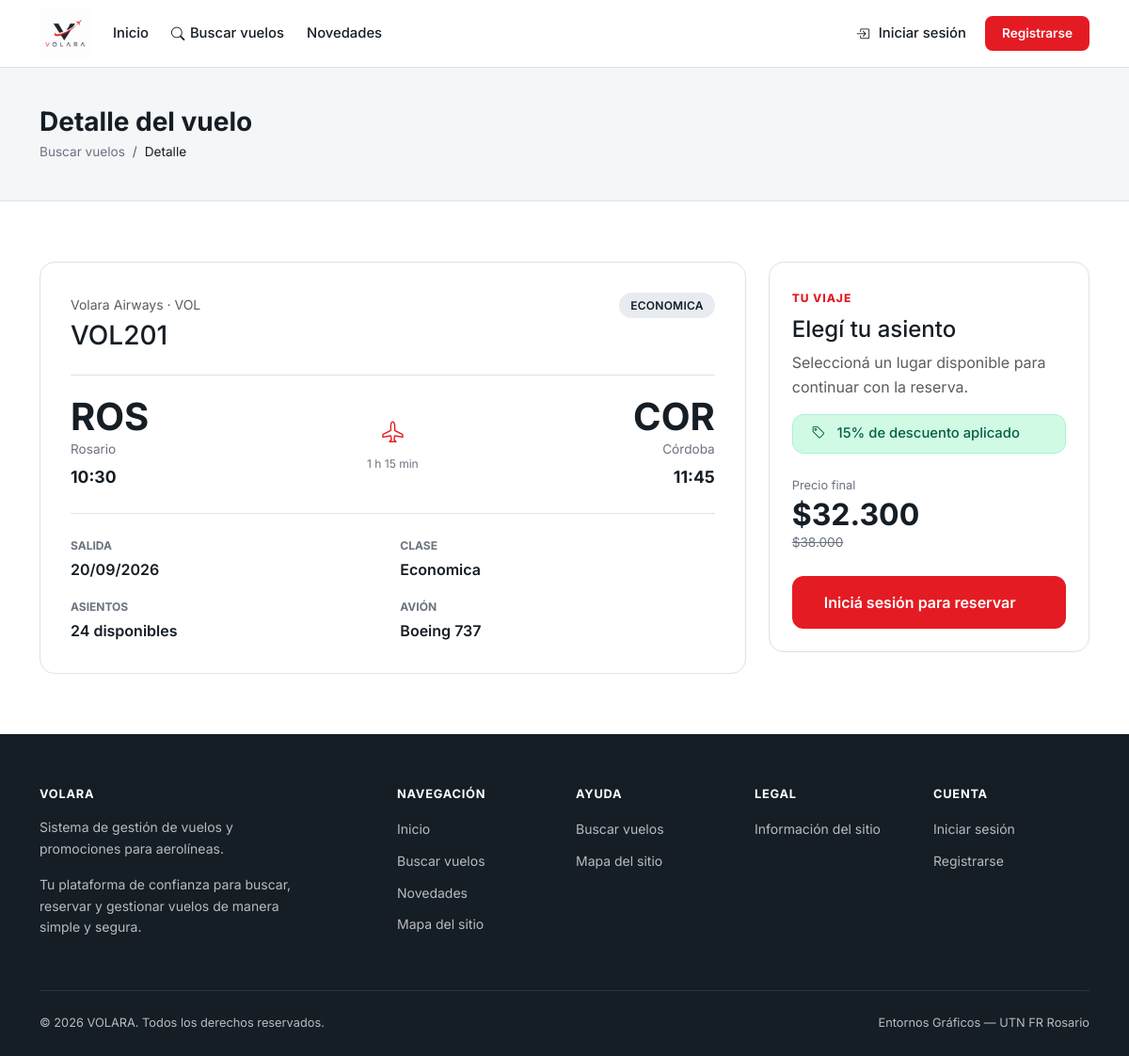
/pages/publico/detalle-vuelo.php?id=3, run on the app's committed database.
### tables this page shows
CREATE TABLE vuelos (
    id                  INT UNSIGNED AUTO_INCREMENT PRIMARY KEY,
    codigo              VARCHAR(15)  NOT NULL UNIQUE,
    aerolinea_id        INT UNSIGNED NOT NULL,
    origen              VARCHAR(80)  NOT NULL,
    origen_codigo       VARCHAR(5)   NOT NULL,
    destino             VARCHAR(80)  NOT NULL,
    destino_codigo      VARCHAR(5)   NOT NULL,
    fecha_salida        DATETIME     NOT NULL,
    fecha_llegada       DATETIME     NOT NULL,
    precio              DECIMAL(10,2) NOT NULL,
    asientos_total      INT UNSIGNED NOT NULL,
    asientos_disponibles INT UNSIGNED NOT NULL,
    clase               ENUM('economica','premium','business') NOT NULL DEFAULT 'economica',
    avion_modelo        VARCHAR(80)  DEFAULT NULL,
    avion_distancia     VARCHAR(50)  DEFAULT NULL,
    avion_velocidad     VARCHAR(50)  DEFAULT NULL,
    estado              ENUM('programado','cancelado','completado') NOT NULL DEFAULT 'programado',
    created_at          DATETIME     NOT NULL DEFAULT CURRENT_TIMESTAMP,
    updated_at          DATETIME     NOT NULL DEFAULT CURRENT_TIMESTAMP ON UPDATE CURRENT_TIMESTAMP,
    KEY idx_vuelo_busqueda (origen_codigo, destino_codigo, fecha_salida),
    KEY idx_vuelo_estado_fecha (estado, fecha_salida),
    KEY idx_vuelo_aerolinea_estado (aerolinea_id, estado),
    CONSTRAINT fk_vuelo_aerolinea FOREIGN KEY (aerolinea_id) REFERENCES aerolineas(id) ON DELETE CASCADE
);

CREATE TABLE aerolineas (
    id              INT UNSIGNED AUTO_INCREMENT PRIMARY KEY,
    codigo          VARCHAR(10)  NOT NULL UNIQUE,
    nombre          VARCHAR(120) NOT NULL,
    descripcion     TEXT         DEFAULT NULL,
    logo            VARCHAR(255) DEFAULT NULL,
    estado          ENUM('activa','inactiva') NOT NULL DEFAULT 'activa',
    created_at      DATETIME     NOT NULL DEFAULT CURRENT_TIMESTAMP,
    updated_at      DATETIME     NOT NULL DEFAULT CURRENT_TIMESTAMP ON UPDATE CURRENT_TIMESTAMP,
    KEY idx_aerolinea_estado (estado)
);

CREATE TABLE promociones (
    id                  INT UNSIGNED AUTO_INCREMENT PRIMARY KEY,
    aerolinea_id        INT UNSIGNED NOT NULL,
    titulo              VARCHAR(120) NOT NULL,
    descripcion         TEXT         DEFAULT NULL,
    descuento_porcentaje DECIMAL(5,2) NOT NULL,
    estado              ENUM('pendiente','aprobada','denegada','vigente','vencida') NOT NULL DEFAULT 'pendiente',
    fecha_inicio        DATE         DEFAULT NULL,
    fecha_fin           DATE         DEFAULT NULL,
    created_at          DATETIME     NOT NULL DEFAULT CURRENT_TIMESTAMP,
    updated_at          DATETIME     NOT NULL DEFAULT CURRENT_TIMESTAMP ON UPDATE CURRENT_TIMESTAMP,
    KEY idx_promo_aerolinea_estado (aerolinea_id, estado),
    KEY idx_promo_vigencia (estado, fecha_inicio, fecha_fin),
    CONSTRAINT fk_promo_aerolinea FOREIGN KEY (aerolinea_id) REFERENCES aerolineas(id) ON DELETE CASCADE
);

### includes/functions.php (called while the page is built, shortened)
<?php
function url(string $path = ''): string
{
    return rtrim(APP_URL, '/') . '/' . ltrim($path, '/');
}
function e(?string $value): string
{
    return htmlspecialchars($value ?? '', ENT_QUOTES, 'UTF-8');
}
function formatPrice(float $amount): string
{
    return '$' . number_format($amount, 0, ',', '.');
}
function formatDate(string $date, string $format = 'd/m/Y'): string
{
    return date($format, strtotime($date));
}
function formatTime(string $datetime): string
{
    return date('H:i', strtotime($datetime));
}
function flightDuration(string $departure, string $arrival): string
{
    $diff = strtotime($arrival) - strtotime($departure);
    $hours = floor($diff / 3600);
    $minutes = floor(($diff % 3600) / 60);
    return $hours . ' h ' . $minutes . ' min';
}
function badgeClass(string $estado): string
{
    $map = [
        'pendiente'       => 'badge-pending',
        'pendiente_pago'  => 'badge-pending',
        'aprobada'        => 'badge-approved',
        'vigente'         => 'badge-approved',
        'confirmada'      => 'badge-confirmed',
        'activa'          => 'badge-confirmed',
        'programado'      => 'badge-confirmed',
        'denegada'        => 'badge-denied',
        'cancelada'       => 'badge-cancelled',
        'cancelado'       => 'badge-cancelled',
        'inactiva'        => 'badge-cancelled',
        'vencida'         => 'badge-cancelled',
        'completado'      => 'badge-neutral',
    ];
    return $map[$estado] ?? 'badge-neutral';
}
function estadoLabel(string $estado): string
{
    $map = [
        'pendiente'       => 'Pendiente',
        'pendiente_pago'  => 'Pendiente de pago',
        'aprobada'        => 'Aprobada',
        'vigente'         => 'Vigente',
        'confirmada'      => 'Confirmada',
        'activa'          => 'Activa',
        'programado'      => 'Programado',
        'denegada'        => 'Denegada',
        'cancelada'       => 'Cancelada',
        'cancelado'       => 'Cancelado',
        'inactiva'        => 'Inactiva',
        'vencida'         => 'Vencida',
        'completado'      => 'Completado',
    ];
    return $map[$estado] ?? ucfirst(str_replace('_', ' ', $estado));
}

### includes/auth.php (called while the page is built, shortened)
<?php
function isLoggedIn(): bool
{
    return isset($_SESSION['usuario_id']);
}

### pages/publico/detalle-vuelo.php (the view, shortened to what this page needs)
<?php
$flightId = (int)($_GET['id'] ?? 0);
$flight = null;
$error = null;
try {
    $db = getDB();
    $stmt = $db->prepare(
        "SELECT v.*, a.nombre AS aerolinea_nombre, a.codigo AS aerolinea_codigo,
                p.id AS promocion_id, p.titulo AS promocion_titulo,
                p.descuento_porcentaje
         FROM vuelos v
         JOIN aerolineas a ON a.id = v.aerolinea_id
         LEFT JOIN promociones p ON p.aerolinea_id = a.id
             AND p.estado = 'vigente'
             AND (p.fecha_inicio IS NULL OR p.fecha_inicio <= CURDATE())
             AND (p.fecha_fin IS NULL OR p.fecha_fin >= CURDATE())
         WHERE v.id = ? AND v.estado = 'programado'
         LIMIT 1"
    );
    $stmt->execute([$flightId]);
    $flight = $stmt->fetch();
} catch (PDOException $e) {
    $error = 'No se pudo cargar el detalle del vuelo.';
}
require_once __DIR__ . '/../../includes/header.php';
require_once __DIR__ . '/../../includes/navbar.php';
?>
<main>
    <section class="page-header"><div class="container"><h1>Detalle del vuelo</h1><nav aria-label="breadcrumb"><ol class="breadcrumb"><li class="breadcrumb-item"><a href="<?= url('pages/publico/buscar.php') ?>">Buscar vuelos</a></li><li class="breadcrumb-item active">Detalle</li></ol></nav></div></section>
    <section class="section"><div class="container">
        <?php if ($error): ?>
            <div class="volara-alert alert-danger" role="alert"><?= e($error) ?></div>
            <a href="<?= url('pages/publico/buscar.php') ?>" class="btn btn-volara">Volver a buscar</a>
        <?php else: ?>
            <?php $discount = (float)($flight['descuento_porcentaje'] ?? 0); $finalPrice = (float)$flight['precio'] * (1 - $discount / 100); ?>
            <div class="flight-detail-layout">
                <article class="volara-card flight-detail-card">
                    <div class="d-flex justify-content-between align-items-start gap-3 mb-4"><div><span class="text-muted small"><?= e($flight['aerolinea_nombre']) ?> · <?= e($flight['aerolinea_codigo']) ?></span><h2 class="h3 mb-0 mt-1"><?= e($flight['codigo']) ?></h2></div><span class="volara-badge <?= badgeClass($flight['clase']) ?>"><?= estadoLabel($flight['clase']) ?></span></div>
                    <div class="flight-detail-route"><div><strong><?= e($flight['origen_codigo']) ?></strong><span><?= e($flight['origen']) ?></span><time><?= formatTime($flight['fecha_salida']) ?></time></div><div class="flight-detail-line"><i class="bi bi-airplane" aria-hidden="true"></i><span><?= flightDuration($flight['fecha_salida'], $flight['fecha_llegada']) ?></span></div><div><strong><?= e($flight['destino_codigo']) ?></strong><span><?= e($flight['destino']) ?></span><time><?= formatTime($flight['fecha_llegada']) ?></time></div></div>
                    <dl class="flight-detail-info"><div><dt>Salida</dt><dd><?= formatDate($flight['fecha_salida']) ?></dd></div><div><dt>Clase</dt><dd><?= estadoLabel($flight['clase']) ?></dd></div><div><dt>Asientos</dt><dd><?= (int)$flight['asientos_disponibles'] ?> disponibles</dd></div><div><dt>Avión</dt><dd><?= e($flight['avion_modelo'] ?: 'A confirmar') ?></dd></div></dl>
                </article>
                <aside class="volara-card flight-summary-card"><span class="eyebrow">Tu viaje</span><h2 class="h4 mt-2">Elegí tu asiento</h2><p class="text-muted">Seleccioná un lugar disponible para continuar con la reserva.</p><?php if ($discount > 0): ?><div class="volara-alert alert-success py-2"><i class="bi bi-tag" aria-hidden="true"></i> <?= number_format($discount, 0) ?>% de descuento aplicado</div><?php endif; ?><div class="flight-summary-price"><span>Precio final</span><strong><?= formatPrice($finalPrice) ?></strong><?php if ($discount > 0): ?><del><?= formatPrice((float)$flight['precio']) ?></del><?php endif; ?></div><?php if (isLoggedIn()): ?><a href="<?= url('pages/usuario/seleccion-asiento.php?vuelo_id=' . $flight['id']) ?>" class="btn btn-volara w-100 btn-volara-lg"><i class="bi bi-grid-3x3-gap" aria-hidden="true"></i> Elegir asiento</a><?php else: ?><a href="<?= url('auth/login.php') ?>" class="btn btn-volara w-100 btn-volara-lg">Iniciá sesión para reservar</a><?php endif; ?></aside>
            </div>
        <?php endif; ?>
    </div></section>
</main>
<?php require_once __DIR__ . '/../../includes/footer.php'; ?>

### data on the page
vuelos: aerolinea.nombre "Volara Airways", aerolinea.codigo "VOL", codigo "VOL201", clase "ECONOMICA", origen_codigo "ROS", origen "Rosario", fecha_salida "10:30", fecha_salida+fecha_llegada "1 h 15 min", destino_codigo "COR", destino "Córdoba", fecha_llegada "11:45", fecha_salida "20/09/2026", clase "Economica", asientos_disponibles "24", avion_modelo "Boeing 737", promociones.descuento_porcentaje "15", precio.descuento_porcentaje "$32.300", precio "$38.000"

### other printed values
APP_NAME "VOLARA"
